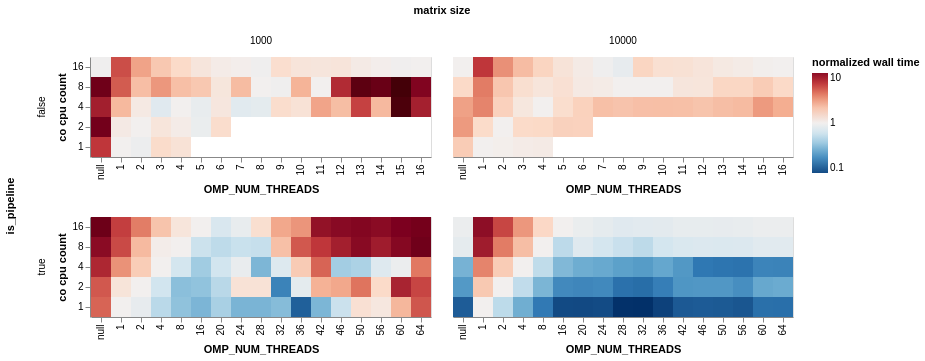

The code cell stored with this chart in its notebook:
### Markdown cell above
normalizing to the wall time when N-threads == N-cores requested:

### Code cell
(
    wall_time_chart
    .encode(
        color=alt.Color('normalized wall time:Q').scale(type='log', scheme="redblue", domainMin=0.1, domainMid=1, domainMax=10, reverse=True),
    )
    .resolve_scale(
        x='independent',
    )
)

### Figure 1 — Vega-Lite specification as saved in the notebook (floating-point values rounded to 4 significant figures; data arrays with more than 128 entries replaced by an {"elided": "..."} marker saying what was removed)
{"config": {"view": {"continuousWidth": 300, "continuousHeight": 300}}, "data": {"name": "data-c19925f59e1a8c9e32f1df9fe91b6f19"}, "mark": {"type": "rect", "tooltip": true}, "encoding": {"color": {"field": "normalized wall time", "scale": {"type": "log", "scheme": "redblue", "domainMin": 0.1, "domainMid": 1, "domainMax": 10, "reverse": true}, "type": "quantitative"}, "column": {"field": "matrix size", "type": "ordinal"}, "detail": {"field": "os cpu count", "type": "ordinal"}, "row": {"field": "is_pipeline", "type": "nominal"}, "x": {"field": "OMP_NUM_THREADS", "type": "ordinal"}, "y": {"field": "co cpu count", "scale": {"reverse": true}, "type": "ordinal"}}, "params": [{"name": "param_12", "select": {"type": "interval", "encodings": ["x", "y"]}, "bind": "scales"}], "resolve": {"scale": {"x": "independent"}}, "$schema": "https://vega.github.io/schema/vega-lite/v5.20.1.json", "datasets": {"data-c19925f59e1a8c9e32f1df9fe91b6f19": {"elided": "296 records"}}}
